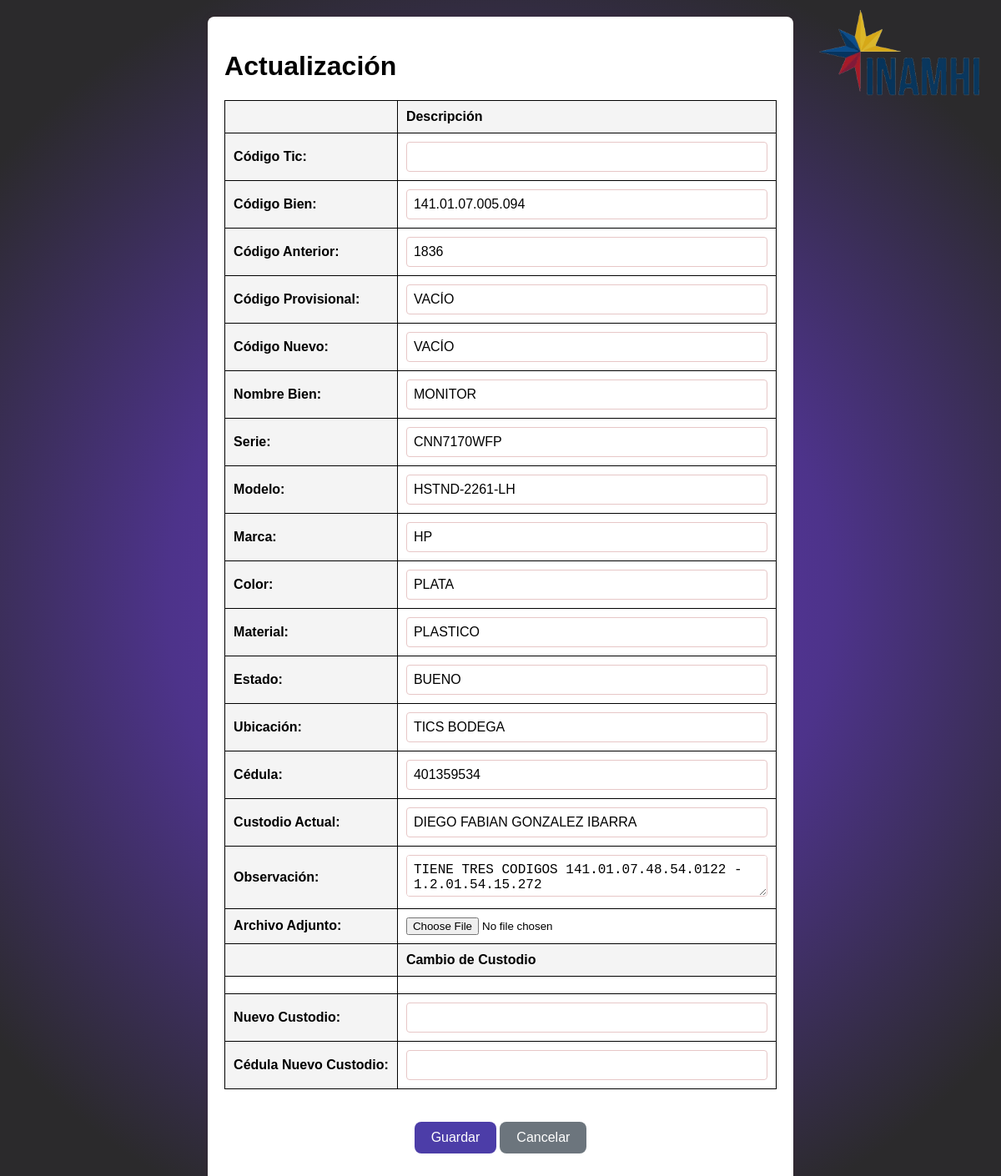
Screenshot of /6/update/ with the database file from the repository.
### myapp/models.py (models this page shows, shortened)
class MyModel(models.Model):
    codigo_bien = models.CharField(max_length=50, verbose_name='Código Bien')
    codigo_anterior = models.CharField(max_length=50, verbose_name='Código Anterior', blank=True, null=True)
    codigo_provisional = models.CharField(max_length=50, verbose_name='Código Provisional', blank=True, null=True)
    codigo_nuevo = models.CharField(max_length=50, verbose_name='Código Nuevo', blank=True, null=True)
    nombre_bien = models.CharField(max_length=100, verbose_name='Nombre Bien')
    serie = models.CharField(max_length=50, verbose_name='Serie', blank=True, null=True)
    modelo = models.CharField(max_length=50, verbose_name='Modelo')
    marca = models.CharField(max_length=50, verbose_name='Marca')
    color = models.CharField(max_length=50, verbose_name='Color')
    material = models.CharField(max_length=50, verbose_name='Material')
    estado = models.CharField(max_length=50, verbose_name='Estado')
    ubicacion = models.CharField(max_length=100, verbose_name='Ubicación')
    cedula = models.CharField(max_length=20, verbose_name='Cédula')
    custodio_actual = models.CharField(max_length=150, verbose_name='Custodio Actual')
    observacion = models.TextField(verbose_name='Observación', blank=True, null=True)
    archivo = models.FileField(upload_to='archivos/', verbose_name='Archivo Adjunto', blank=True, null=True)
    estado_registro = models.BooleanField(default=True, verbose_name='Estado de Registro')
    codigo_tic = models.CharField(max_length=50, verbose_name='Código Tic', blank=True, null=True)

### myapp/views.py (the view)
def model_update(request, pk):
    model = get_object_or_404(MyModel, pk=pk)
    if request.method == 'POST':
        form = MyModelForm(request.POST, request.FILES, instance=model)
        cambio_form = CambioCustodioForm(request.POST)
        if form.is_valid() and cambio_form.is_valid():
            model = form.save(commit=False)
            model.codigo_tic = request.POST.get('codigo_tic', '')  # Asegúrate de obtener el valor del campo código TIC correctamente
            if 'archivo' in request.FILES:
                model.archivo = request.FILES['archivo']
            model.save()
            cambio = model.cambiocustodio_set.first()
            if not cambio:
                cambio = CambioCustodio(modelo_relacionado=model)
            cambio.nuevo_custodio = cambio_form.cleaned_data['nuevo_custodio']
            cambio.cedula_nuevo_custodio = cambio_form.cleaned_data['cedula_nuevo_custodio']
            cambio.fecha_cambio = timezone.now()  # Asigna la fecha actual
            cambio.save()
            messages.success(request, '¡Modelo actualizado correctamente!')
            return redirect('model_list')  # Redirige a donde quieras después de actualizar el modelo
    else:
        form = MyModelForm(instance=model)
        cambio_form = CambioCustodioForm()
    return render(request, 'actualizar.html', {'form': form, 'cambio_custodio_form': cambio_form, 'model': model})

### myapp/forms.py
class MyModelForm(forms.ModelForm):
    class Meta:
        model = MyModel
        fields = ['codigo_tic','codigo_bien', 'codigo_anterior', 'codigo_provisional', 'codigo_nuevo', 'nombre_bien',
                  'serie', 'modelo', 'marca', 'color', 'material', 'estado', 'ubicacion', 'cedula',
                  'custodio_actual', 'observacion', 'archivo']
    def __init__(self, *args, **kwargs):
        super().__init__(*args, **kwargs)
        if self.instance.pk is None:  # Si el registro no existe (es decir, estamos en la creación)
            for field_name in self.fields:
                if field_name != 'archivo':
                    self.fields[field_name].required = False

class CambioCustodioForm(forms.ModelForm):
    class Meta:
        model = CambioCustodio
        fields = ['nuevo_custodio', 'cedula_nuevo_custodio']
    def __init__(self, *args, **kwargs):
        super().__init__(*args, **kwargs)
        if self.instance.pk is None:  # Si el registro no existe (es decir, estamos en la creación)
            for field_name in self.fields:
                self.fields[field_name].required = False

### myapp/templates/actualizar.html (shortened to what this page needs)
{% load static %}
<!DOCTYPE html>
<html>
<head>
    <link rel="stylesheet" type="text/css" href="{% static 'style_actualizar.css' %}">
</head>
<body>
    <div class="container">
        <div class="header-image">
            <img src="../static/img/icono-inamhi.png" alt="">
        </div>
        <h1>Actualización</h1>
        <form method="post" enctype="multipart/form-data">
            <table>
                <thead>
                    <tr>
                        <th></th>
                        <th>Descripción</th>
                    </tr>
                </thead>
                <tbody>
                    {{ form.as_table }}
                    <tr>
                        <th></th>
                        <th>Cambio de Custodio</th>
                    </tr>
                    <tr>
                        <td></td>
                        <td>
                            {{ cambio_custodio_form.as_table }}
                        </td>
                    </tr>
                </tbody>
            </table>
            <div class="button-container">
                <button type="submit" class="btn btn-primary">Guardar</button>
                <a href="{% url 'model_list' %}" class="btn btn-secondary">Cancelar</a>
            </div>
        </form>
    </div>
</body>
</html>

### myapp/static/styles/style_actualizar.css (style rules this page uses)
body { font-family: Arial, sans-serif; margin: 0; padding: 0; display: flex; flex-direction: column; justify-content: center; align-items: center; height: 100%; background-size: cover; background-position: center; background-image: radial-gradient(circle 800px,#6437b7,#4d338a, #2b2a2c); background-color: #4C3DA8; }
.container { background-color: white; padding: 20px; box-shadow: 0 0 10px rgba(97, 11, 11, 0.1); border-radius: 8px; max-width: 70%; margin: 20px ; overflow: hidden; }
table { width: 100%; border-collapse: collapse; margin-bottom: 20px; }
th, td { border: 1px solid #000000; padding: 5px; text-align: left; }
th { background-color: rgba(242, 242, 242, 0.8); font-weight: bold; }
.button-container { display: flex; justify-content: center; align-items: center; padding: 15px 32px; }
.btn-primary { background-color: #4C3DA8; color: white; border: none; padding: 10px 20px; text-align: center; text-decoration: none; display: inline-block; font-size: 16px; margin: 4px 2px; cursor: pointer; border-radius: 8px; transition: background-color 0.3s; }
.btn-secondary { background-color: #6c757d; color: white; border: none; padding: 10px 20px; text-align: center; text-decoration: none; display: inline-block; font-size: 16px; margin: 4px 2px; cursor: pointer; border-radius: 8px; transition: background-color 0.3s; }
label { color: #000000; margin: 0; }
table { width: 100%; }
table th, table td { padding: 10px; }
table input[type="text"], table textarea, table select { width: 100%; max-width: 100%; padding: 8px; font-size: 16px; border: 1px solid #e7c7c7; border-radius: 4px; box-sizing: border-box; }
table textarea { height: 50px; }
.header-image { position: absolute; top: 10px; right: 20px; }
.header-image img { width: 100%; height: auto; max-width: 200px; }

### rows the page displays
MyModel: codigo_bien "141.01.07.005.094", codigo_anterior "1836", codigo_provisional "VACÍO", codigo_nuevo "VACÍO", nombre_bien "MONITOR", serie "CNN7170WFP", modelo "HSTND-2261-LH", marca "HP", color "PLATA", material "PLASTICO", estado "BUENO", ubicacion "TICS BODEGA", cedula "401359534", custodio_actual "DIEGO FABIAN GONZALEZ IBARRA", observacion "TIENE TRES CODIGOS 141.01.07.48.54.0122 - 1.2.01.54.15.272"
